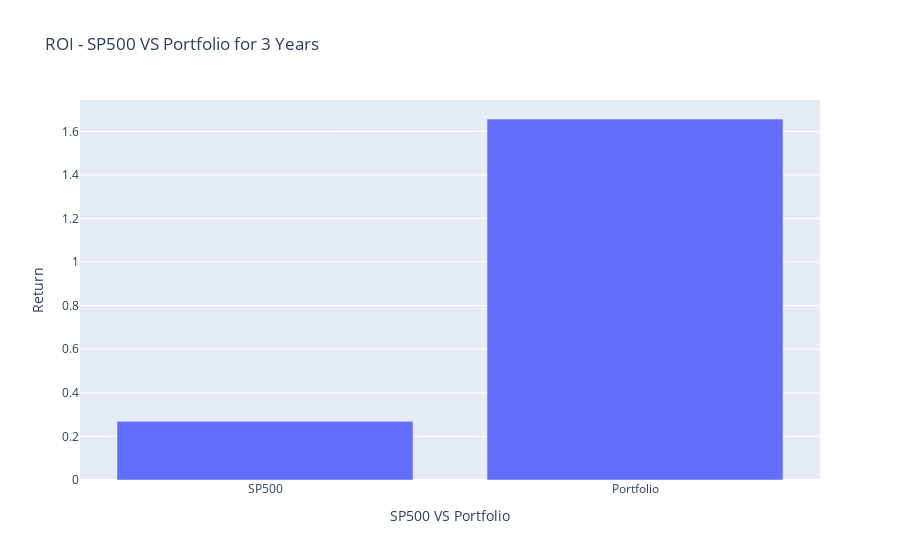

This figure's notebook cell:
### Code cell
#plot the expected ROI of portfolio vs SP500 in recent 3 years
graph_two = []

graph_two.append(
      go.Bar(
      x = ['SP500', 'Portfolio'],
      y = [sp500_returen_three_years, portfolio_return_three_years] 
      )
    )

layout_two = dict(title = 'ROI - SP500 VS Portfolio for 3 Years',
                xaxis = dict(title = 'SP500 VS Portfolio',),
                yaxis = dict(title = 'Return'),
                )

fig = go.Figure(data=graph_two, layout=layout_two)
fig.show()

### Figure 1 — Plotly figure (JSON) as saved in the notebook; plotly's stock layout.template omitted (floating-point values rounded to 4 significant figures)
{"data": [{"type": "bar", "x": ["SP500", "Portfolio"], "y": [0.269, 1.656]}], "layout": {"title": {"text": "ROI - SP500 VS Portfolio for 3 Years"}, "xaxis": {"title": {"text": "SP500 VS Portfolio"}}, "yaxis": {"title": {"text": "Return"}}}}
